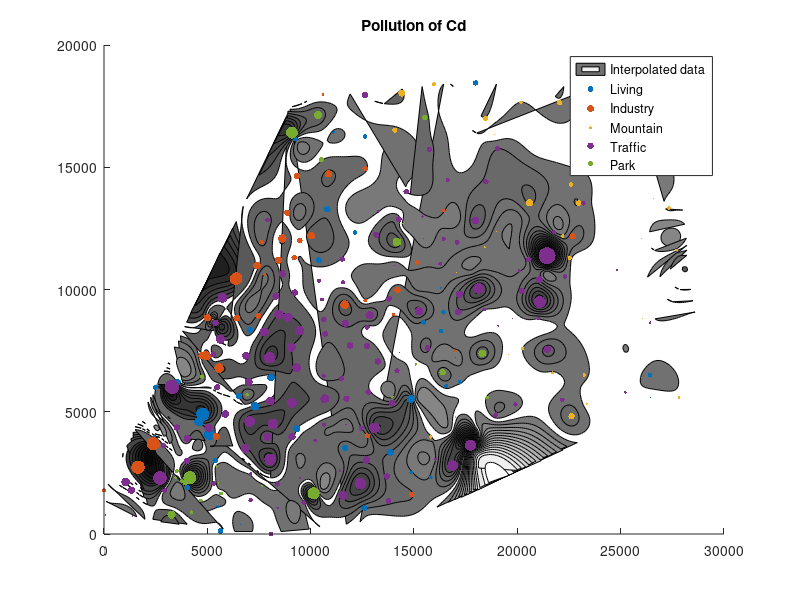

The MATLAB script that drew this image:
data = load('data.mat');
pollution = data.pollution;
station = data.station;

draw_which = 2;

x = station.x;
y = station.y;
z = station.cDensity(:, draw_which);

markTable = ['o'; '+'; 'x'; '*'; 's'];
colorTable = {'yellow'; 'cyan'; 'red'; 'green'; 'blue'};

figure
hold on;

figureWidth = 3e4;
figureHeight = 2e4;

% draw background
resolution = 1e2;
[lonMesh, latMesh] = meshgrid(0:resolution:figureWidth, 0:resolution:figureHeight); 
[X, Y, Z] = griddata(x, y, z, lonMesh, latMesh, 'v4');
border = struct();
convhullSelection = convhull(x, y);
border.x = x(convhullSelection);
border.y = y(convhullSelection);
Z(~inpolygon(lonMesh, latMesh, border.x, border.y)) = NaN;

contourf(X, Y, Z, 30);
% colormap(sqrt(1-gray));
colormap(1 - gray);

plots = ones(5);

% draw circles
for i = 1:5
    currentStation = find(station.function==i);
    % scatter(x(currentStation), y(currentStation), z(currentStation) * 5, markTable(i));
    plots(i) = scatter(x(currentStation), y(currentStation), max(z(currentStation) * 3, 0.2), colorTable{i}, 'filled');
end

title(['Pollution of ' pollution.name{draw_which}])
legend('Interpolated data', 'Living', 'Industry', 'Mountain', 'Traffic', 'Park');